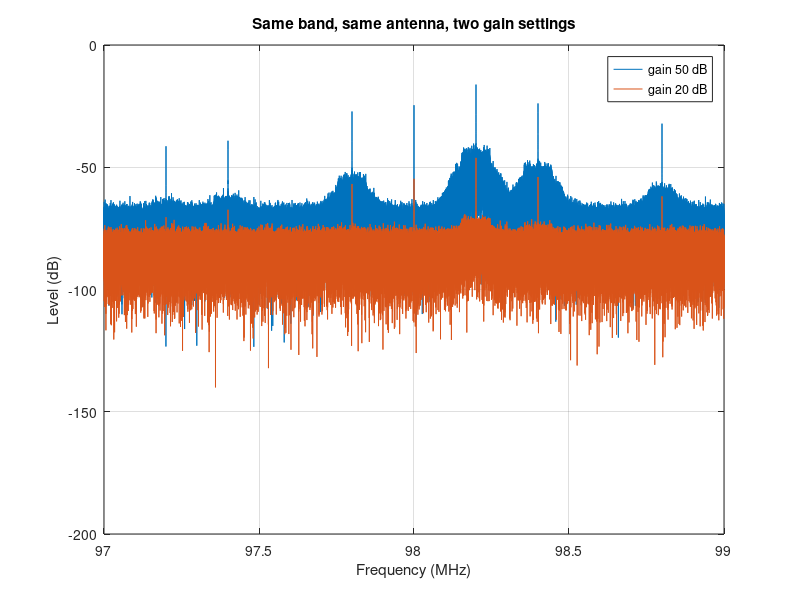

This chart was generated by the following MATLAB code:
%% explore05_gain_noise_floor.m
%  ------------------------------------------------------------------
%  ONE IDEA: turning up the receiver gain does NOT lift everything by
%  the same amount.
%
%  Two recordings of exactly the same piece of band, taken seconds
%  apart, with only one thing changed: the receiver's gain setting.
%  One is at 50 dB, one at 20 dB - a 30 dB difference.
%
%  Watch the stations, then watch the noise floor underneath them. The
%  stations move 30 dB. The floor moves about 10 dB. The difference is
%  free clarity, and it comes from the fact that some of the noise is
%  made INSIDE the receiver, after the gain, so the gain cannot amplify
%  it. That is the idea behind NOISE FIGURE.
%
%  Run this from the TOP folder of the repo (the one with README.md).
%  Needs: plain MATLAB. No toolbox.
%  ------------------------------------------------------------------

clear; clc;
hi = load('data/fm_capture_98MHz.mat');
lo = load('data/fm_capture_98MHz_lowgain.mat');

fs = hi.fs;  fc = hi.fc;
N  = numel(hi.iq);
f_MHz = (fc + (-N/2:N/2-1)*(fs/N)) / 1e6;

S_hi = 20*log10(abs(fftshift(fft(double(hi.iq))))/N);
S_lo = 20*log10(abs(fftshift(fft(double(lo.iq))))/N);

clf
plot(f_MHz, S_hi, f_MHz, S_lo); grid on
legend(sprintf('gain %g dB', hi.gain_dB), sprintf('gain %g dB', lo.gain_dB))
xlabel('Frequency (MHz)'); ylabel('Level (dB)')
title('Same band, same antenna, two gain settings')

quiet = (f_MHz > 98.55) & (f_MHz < 98.70);   % a piece of band with nothing in it
floor_hi = median(S_hi(quiet));
floor_lo = median(S_lo(quiet));

fprintf('gain difference between the two files : %g dB\n\n', hi.gain_dB - lo.gain_dB);
fprintf('noise floor at gain %g dB : %7.2f dB\n',   hi.gain_dB, floor_hi);
fprintf('noise floor at gain %g dB : %7.2f dB\n',   lo.gain_dB, floor_lo);
fprintf('so the noise floor moved  : %7.2f dB\n\n', floor_hi - floor_lo);

fprintf('%-10s %10s %10s %10s %10s %10s\n', ...
        'station', 'peak hi', 'above', 'peak lo', 'above', 'gained');
for st = [97.2 97.4 97.8 98.2 98.4 98.8]
    near = abs(f_MHz - st) < 0.02;
    p_hi = max(S_hi(near));   p_lo = max(S_lo(near));
    fprintf('%7.1f MHz %10.2f %10.1f %10.2f %10.1f %10.1f\n', ...
            st, p_hi, p_hi - floor_hi, p_lo, p_lo - floor_lo, ...
            (p_hi - floor_hi) - (p_lo - floor_lo));
end
disp(' ');
disp('Every station gained about the same 19 to 20 dB. The gain does');
disp('not pick favourites. But look at the weakest station: it started');
disp('close to the noise, so those 19 dB are the difference between a');
disp('signal you can use and one you cannot.');

%% ================== TRY THIS ==================
%  1) Change the quiet window to  (f_MHz > 98.15) & (f_MHz < 98.25)
%     and run again.
%     Expect: the "noise floor" reads about -52.4 dB instead of
%     -74.3 dB, so it jumps about 22 dB, and every "above" number
%     collapses. You have measured the strongest station and called it
%     noise. Always pick a piece of band that is EMPTY.
%
%  2) Change the 0.02 in  near  to 0.002 (a 4 kHz window instead of
%     40 kHz).
%     Expect: almost identical peak numbers. The carrier spike is very
%     narrow, so a tight window still finds it - and a tight window is
%     safer when two stations are close together.
%
%  3) Work out the ratio yourself: the stations rose 30 dB and the
%     floor rose 10 dB. In power terms that is 1000 times versus 10
%     times. Every station ended up 100 times clearer for free.
